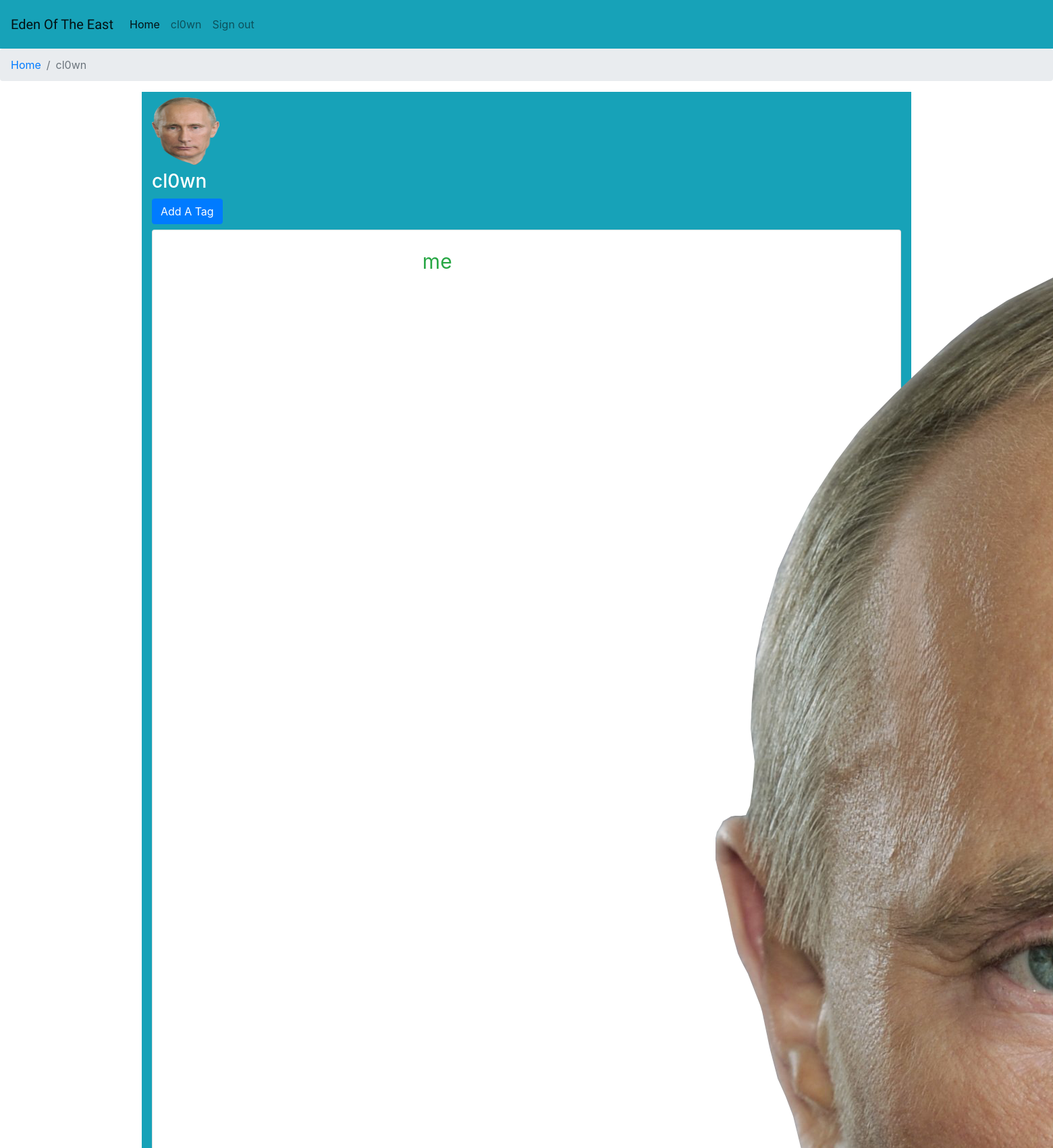
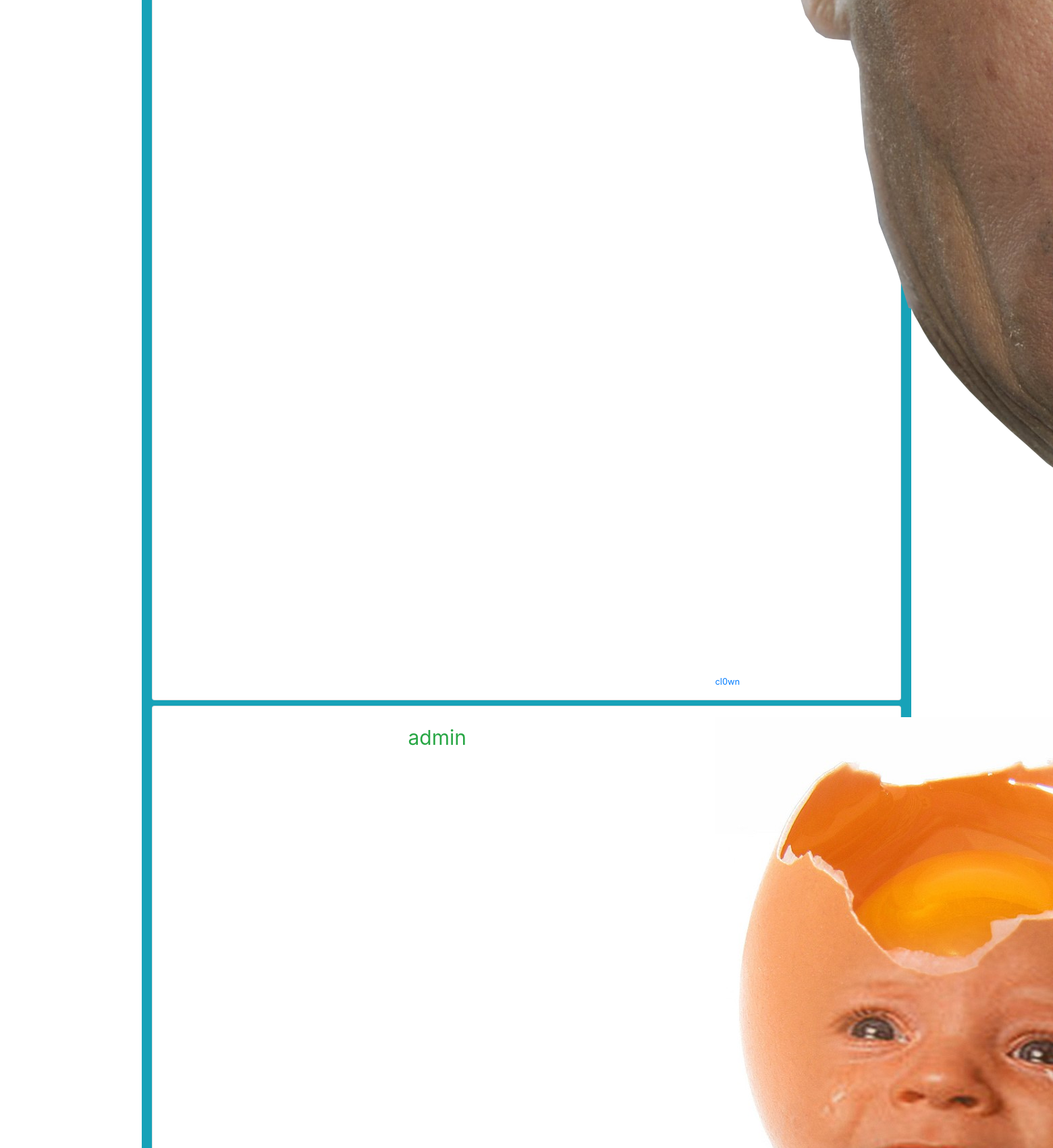
/1/ (signed in, upper part), run on the app's committed database (2 pictures, top to bottom).
### edensystem/models.py (models this page shows)
class Tag(models.Model):
    user = models.ForeignKey(User, on_delete=models.CASCADE, related_name='user_tags')
    description = models.CharField(max_length=100)
    created_by = models.ForeignKey(User, on_delete=models.CASCADE, related_name='created_tags')
    created_at = models.DateTimeField(auto_now_add=True)
    class Meta:
        ordering = ['-created_at']

### edensystem/views.py (the view)
# urls.py: path('<int:user_pk>/', views.tags, name='tags'),
def tags(request, user_pk):
    user = get_object_or_404(User, pk=user_pk)
    tags = user.user_tags.all().order_by('-created_at')
    return render(request, 'tags.html', {'each': user, 'tags': tags})

### templates/tags.html (shortened to what this page needs)
{% extends "base.html" %}
{% load thumbnail %}
{% block breadcrumb %}
<li class="breadcrumb-item"><a href="{% url 'home' %}">Home</a></li>
<li class="breadcrumb-item active">{{ each.username }}</li>
{% endblock breadcrumb %}
{% block content %}
<div class="container bg-info">
    {% if each.profile.thumbnail %}
    {% thumbnail each.profile.thumbnail "100x100" crop="center" as im %}
        <img src="{{ im.url }}" alt="user" class="my-2" width="100" height="100">
    {% endthumbnail %}
    {% else %}
        <img src="{{ each.profile.image_url }}" alt="user" class="my-2" width="100" height="100">
    {% endif %}
    <h3 class="text-white">{{ each.username }}</h3>
    <a href="{% url 'add_tag' each.pk %}" class="btn btn-primary mb-2" role="button">Add A Tag</a>
    {% for tag in tags %}
        <div class="card mb-2 px-4">
        <div class="card-body p-3">
            <div class="row">
                <div class="col-9">
                    <p class="text-success text-center mt-2" style="font-size: 30px;">{{ tag.description }}</p>
                </div>
                <div class="col-3">
                    {% if tag.user.profile.thumbnail %}
                    {% thumbnail tag.created_by.profile.thumbnail "80x80" crop="center" as im %}
                        <a href="{% url 'tags' tag.created_by.pk %}"><img src="{{ im.url }}" alt="posted_by" width="{{ im.width }}" height="{{ im.height }}"></a>
                    {% endthumbnail %}
                    {% else %}
                        <a href="{% url 'tags' tag.created_by.pk %}"><img src="{{ tag.created_by.profile.image_url }}" alt="posted_by" width="80" height="80"></a>
                    {% endif %}
                    <small class="text-center mx-auto"><a class="text-center" href="{% url 'tags' tag.created_by.pk %}">{{ tag.created_by.username }}</a></small>
                </div>
            </div>
        </div>
    </div>
{% endfor %}
</div>
{% endblock content %}

### templates/base.html (shortened to what this page needs)
{% load static %}
{% load thumbnail %}
{% load widget_tweaks %}
<!DOCTYPE html>
<html>
<head>
    <link rel="stylesheet" href="https://stackpath.bootstrapcdn.com/bootstrap/4.1.3/css/bootstrap.min.css">
</head>
<body>
    {% block body %}
    <nav class="navbar navbar-expand-lg navbar-light bg-info h-25 p-3">
        <a class="navbar-brand" href="{% url 'home' %}" style="font-family: 'Spirax', cursive;">Eden Of The East</a>
        <div class="collapse navbar-collapse" id="navbarToggler">
            <ul class="navbar-nav mr-auto">
                <li class="nav-item active">
                    <a class="nav-link" href="{% url 'home' %}">Home <span class="sr-only">(current)</span></a>
                </li>
                {% if user.is_authenticated %}
                <li class="nav-item">
                    <a href="{% url 'profile' %}" class="nav-link">{{ user.username }}</a>
                </li>
                <li class="nav-item">
                    <a class="nav-link" href="{% url 'logout' %}">Sign out</a>
                </li>
                {% endif %}
            </ul>
        </div>
    </nav>
    <nav aria-label="breadcrumb">
        <ol class="breadcrumb">
            {% block breadcrumb %}
            {% endblock breadcrumb %}
        </ol>
    </nav>
    {% block content %}
    {% endblock content %}
    {% endblock body %}
</body>
</html>

### data on the page
Tag: description "me", shows a picture, created_by.username "cl0wn"
Tag: description "admin", shows a picture

### other printed values
{{ user.username }} "cl0wn"
{{ each.username }} "cl0wn"
